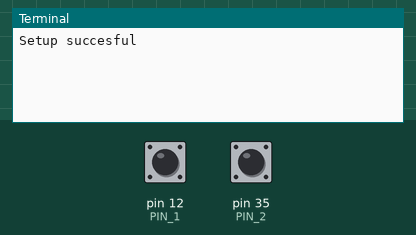
Simulated run of this program. Board: Raspberry Pi (header pin numbers). On the bench: the last lines printed to the terminal. Inputs (shaded band) come from the test bench; at power-on: pin 12 (PIN_1) HIGH, pin 35 (PIN_2) HIGH.

Above: at 1.2 s.
1.3 s: pin 12 (PIN_1) pulled LOW for 0.35 s
At 2.7 s:
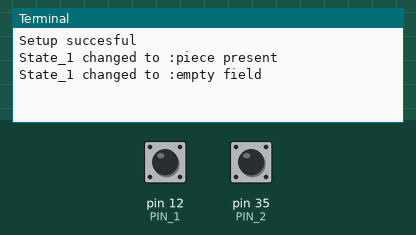
3.3 s: pin 35 (PIN_2) pulled LOW for 0.35 s
At 4.3 s:
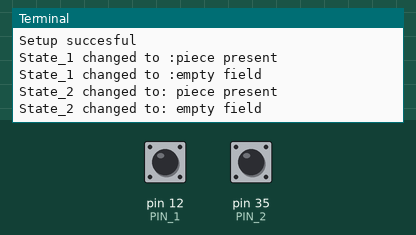

Measured:
- after the input at 1.3 s, the terminal: prints a new line after 0.20 s (image 1)
- after the input at 3.3 s, the terminal: prints a new line at once (image 2)

The program:

reed.py
```python
import RPi.GPIO as gpio
import time

PIN_1 = 12
PIN_2 = 35
gpio.setmode(gpio.BOARD)
gpio.setup(PIN_1, gpio.IN, pull_up_down=gpio.PUD_UP)
gpio.setup(PIN_2, gpio.IN, pull_up_down=gpio.PUD_UP)

print "Setup succesful"

stateMapper = { False: 'piece present', True: 'empty field' }

nextState_1 = False
nextState_2 = False
while True:
    if gpio.input(PIN_1) == nextState_1:
        print "State_1 changed to :" + stateMapper[nextState_1]
        nextState_1 = not nextState_1
    if gpio.input(PIN_2) == nextState_2:
        print "State_2 changed to: " + stateMapper[nextState_2]
        nextState_2 = not nextState_2
    time.sleep(0.3)
```
